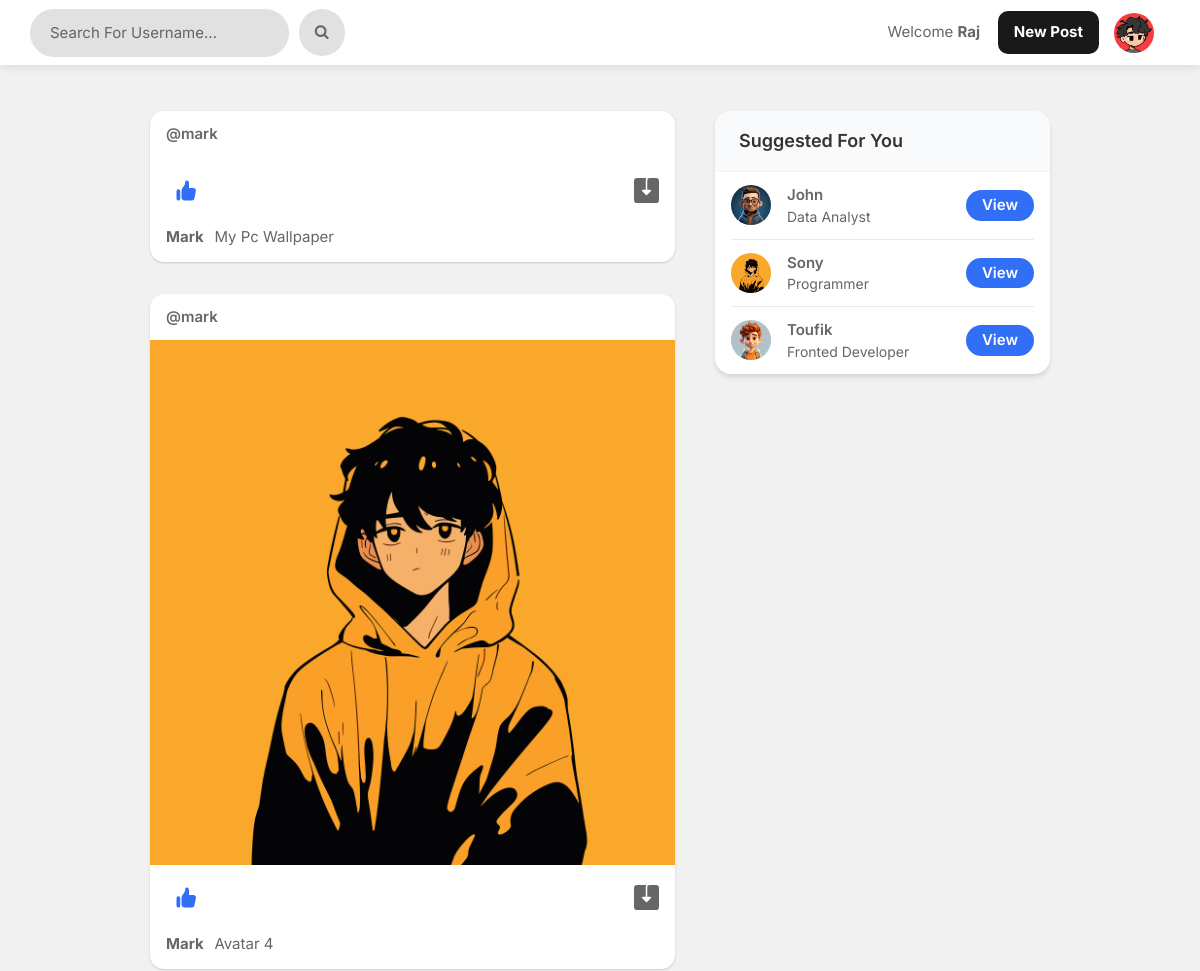
/ (signed in, upper part), run on an earlier commit of the app's database.
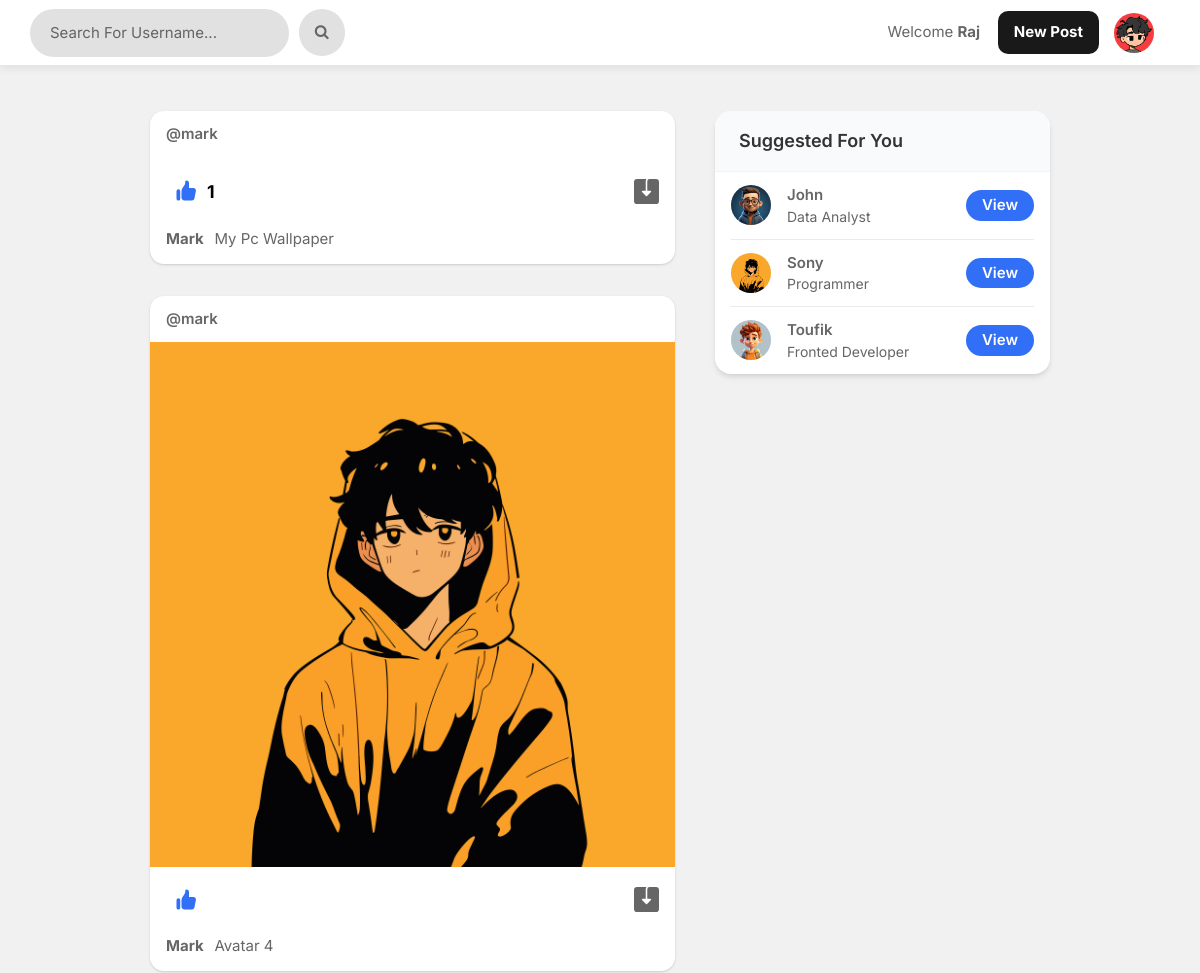
And on a later commit of the database.
### app/models.py (models this page shows, shortened)
class Profile(models.Model):
    user = models.ForeignKey(User, on_delete=models.CASCADE)
    id_user = models.IntegerField()
    bio = models.TextField(blank=True)
    profileimg = models.ImageField(upload_to='profileImages', default='blank-profile-picture.png')
    location = models.CharField(max_length=100, blank=True)

class Post(models.Model):
    id = models.UUIDField(primary_key=True, default=uuid.uuid4)
    user = models.CharField(max_length=100)
    image = models.ImageField(upload_to='postImages')
    caption = models.TextField()
    created_at = models.DateTimeField(default=datetime.now)
    no_of_likes = models.IntegerField(default=0)

### app/views.py (the view)
# urls.py: path('', views.index, name='index'),
@login_required(login_url='signin')
def index(request):
    user_object = User.objects.get(username=request.user.username)
    user_profile = Profile.objects.get(user=user_object)
    user_following_list = []
    feed = []
    user_following = FollowersCount.objects.filter(follower=request.user.username)
    for users in user_following:
        user_following_list.append(users.user)
    for usernames in user_following_list:
        feed_lists = Post.objects.filter(user=usernames)
        feed.append(feed_lists)
    feed_list = list(chain(*feed))
    all_users = User.objects.all()
    user_following_all = []
    for user in user_following:
        user_list = User.objects.get(username=user.user)
        user_following_all.append(user_list)
    new_suggestions_list = [x for x in list(all_users) if (x not in list(user_following_all))]
    current_user = User.objects.filter(username=request.user.username)
    final_suggestions_list = [x for x in list(new_suggestions_list) if ( x not in list(current_user))]
    random.shuffle(final_suggestions_list)
    username_profile = []
    username_profile_list = []
    for users in final_suggestions_list:
        username_profile.append(users.id)
    for ids in username_profile:
        profile_lists = Profile.objects.filter(id_user=ids)
        username_profile_list.append(profile_lists)
    suggestions_username_profile_list = list(chain(*username_profile_list))
    return render(request, 'index.html', {'user_profile': user_profile, 'posts':feed_list, 'suggestions_username_profile_list': suggestions_username_profile_list[:4]})

### templates/index.html (shortened to what this page needs)
{% load static %}
<!DOCTYPE html>
<html lang="en">
<head>
    <link rel="stylesheet" href="{% static 'assets/css/uikit.css' %}">
    <link rel="stylesheet" href="{% static 'assets/css/style.css' %}">
    <link rel="stylesheet" href="{% static 'assets/css/tailwind.css' %}">
    <link rel="stylesheet" href="{% static 'assets/css/index.css' %}">
    <link rel="stylesheet" href="https://cdnjs.cloudflare.com/ajax/libs/font-awesome/4.7.0/css/font-awesome.min.css">
</head>
<body>
    <header>
        <div class="header_inner">
            <form action="/search" method="POST">
                <div class="left-side">
                    <input class="shadow-none" type="text" name="username" placeholder="Search For Username...">&nbsp;
                    <button type="submit"><i class="fa fa-search fa-1x"></i></button>
                </div>
            </form>
            <div class="right-side lg:pr-4">
                <a href="#" class="user_username">
                    Welcome <b name="" class="">{{user.username}}&nbsp; &nbsp; &nbsp;</b>
                </a>
                <a href="#" class="flex font-bold inline-block items-center upload_btn">
                    New Post
                </a>
                <a href="#">
                    <img src="{{user_profile.profileimg.url}}" class="header-avatar" alt="">
                </a>
            </div>
        </div>
    </header>
    <div class="container m-auto">
        <div class="lg:flex justify-center lg:space-x-10 lg:space-y-0 space-y-5">
            <div class="space-y-5 flex-shrink-0 lg:w-7/12">
                {% for post in posts reversed %}
                <div class="bg-white shadow rounded-md  -mx-2 lg:mx-0 post_box">
                    <div class="flex justify-between items-center px-4 py-3">
                        <div class="flex flex-1 items-center space-x-4">
                            <span class="block font-semibold "><a
                                    href="/profile/{{post.user}}">@{{post.user}}</a></span>
                        </div>
                    </div>
                    <div uk-lightbox>
                        <a href="{{post.image.url}}">
                            <img src="{{post.image.url}}" alt="">
                        </a>
                    </div>
                    <div class="py-3 px-4 space-y-3">
                        <div class="flex space-x-4 lg:font-bold">
                            <a href="/like-post?post_id={{post.id}}" class="flex items-center space-x-2">
                                <div class="p-2 rounded-full text-black likes_count">
                                    {% if post.no_of_likes == 0 %}
                                    {% elif post.no_of_likes == 1 %}
                                    <p>{{post.no_of_likes}}</p>
                                    {% else %}
                                    <p>{{post.no_of_likes}}</p>
                                    {% endif %}
                                </div>
                            </a>
                            <a href="{{post.image.url}}" class="flex items-center space-x-2 flex-1 justify-end"
                                download>
                            </a>
                        </div>
                        <p>
                            <a class="user_caption"
                                href="/profile/{{post.user}}"><strong>{{post.user}}&nbsp;&nbsp;&nbsp;</strong></a>{{post.caption}}
                        </p>
                    </div>
                </div>
                {% endfor %}
            </div>
            <div class="lg:w-5/12">
                <div class="bg-white  shadow-md rounded-md overflow-hidden user_sugg">
                    <div class="bg-gray-50  border-b border-gray-100 flex items-baseline justify-between py-4 px-6 ">
                        <h2 class="font-semibold text-lg">Suggested For You</h2>
                    </div>
                    <div class="divide-gray-300 divide-gray-50 divide-opacity-50 divide-y px-4">
                        {% for suggestion in suggestions_username_profile_list %}
                        <div class="flex items-center justify-between py-3">
                            <div class="flex flex-1 items-center space-x-4">
                                <a href="/profile/{{suggestion.user}}">
                                    <img src="{{suggestion.profileimg.url}}" class="bg-gray-200 rounded-full w-10 h-10">
                                </a>
                                <div class="flex flex-col">
                                    <span class="block capitalize font-semibold">{{suggestion.user}}</span>
                                    <span class="block capitalize text-sm">{{suggestion.bio}}</span>
                                </div>
                            </div>
                            <a href="/profile/{{suggestion.user}}" class="font-semibold px-4 py-1 view_btn">
                                View
                            </a>
                        </div>
                        {% endfor %}
                    </div>
                </div>
            </div>
        </div>
    </div>
</body>
</html>

### static/assets/css/style.css (style rules this page uses)
body { background-color: #B0B3B8 !important; }
button { vertical-align: middle; }
input { height: 48px; line-height: 48px; padding: 0 20px; outline: none; font-size: 15px; color: #808080; max-width: 100%; width: 100%; -webkit-box-sizing: border-box; box-sizing: border-box; display: block; font-weight: 400; opacity: 1; border-radius: 4px; border: none; -webkit-box-shadow: 0 1px 4px 0px rgba(0, 0, 0, 0.12); box-shadow: 0 1px 4px 0px rgba(0, 0, 0, 0.12); }
input[type="text"], input[type="password"], input[type="email"], input[type="number"] { height: 48px; line-height: 48px; padding: 0 20px; outline: none; font-size: 15px; color: #808080; max-width: 100%; width: 100%; -webkit-box-sizing: border-box; box-sizing: border-box; display: block; font-weight: 400; opacity: 1; border-radius: 4px; border: none; -webkit-box-shadow: 0 1px 4px 0px rgba(0, 0, 0, 0.12); box-shadow: 0 1px 4px 0px rgba(0, 0, 0, 0.12); }
input { -webkit-transition: all 0.1s ease-in-out; transition: all 0.1s ease-in-out; }
::placeholder { color: #808080; opacity: 1; }
button { border: none; margin: 0; padding: 0; width: auto; overflow: visible; background: transparent; color: inherit; font: inherit; line-height: normal; cursor: pointer; }
a { color: #be185d; -webkit-transition: 0.3s; transition: 0.3s; outline: none !important; }
button { outline: none !important; }
img { max-width: 100%; }
body { color: #666; font-size: 15px; line-height: 27px; background-color: #f0f2f5; font-family: "Inter", sans-serif; text-transform: none; }
body p { font-size: 15px; line-height: 27px; }
h1, h2, h3, h4, h5, h6 { font-family: "Inter", sans-serif; text-transform: none; }
input[type="text"], input[type="password"], input[type="email"] { font-family: "Inter", sans-serif; text-transform: none; }
button, body .pac-container { font-family: "Inter", sans-serif; text-transform: none; }
h1, h2, h3, h4, h5, h6 { color: #333; font-weight: 500; margin: 0; padding: 0; }
h2 { font-size: 26px; }
b, strong { font-weight: 700 !important; }
@media (min-width: 1024px) { .container { max-width: 900px !important; padding-top: 45px; } }
header { background-color: #fff; left: 0; right: 0; top: 0; z-index: 99; height: 66px; display: -webkit-box; display: -ms-flexbox; display: flex; -webkit-box-align: center; -ms-flex-align: center; align-items: center; border-bottom: 1px solid #e5e7eb; }
header .header_inner { display: -webkit-box; display: -ms-flexbox; display: flex; -webkit-box-align: center; -ms-flex-align: center; align-items: center; max-width: 1090px; margin: auto; width: 100%; max-width: 100% !important; padding: 0 30px; }
header .header_inner .left-side { display: -webkit-box; display: -ms-flexbox; display: flex; -webkit-box-align: center; -ms-flex-align: center; align-items: center; }
header .header_inner .right-side { display: -webkit-box; display: -ms-flexbox; display: flex; -webkit-box-align: center; -ms-flex-align: center; align-items: center; -webkit-box-pack: end; -ms-flex-pack: end; justify-content: flex-end; margin-left: auto; }
header .header_inner .right-side .header-avatar { width: 32px; height: 32px; border-radius: 100%; margin-left: 15px; }
.shadow-none { -webkit-box-shadow: none !important; box-shadow: none !important; }

### static/assets/css/index.css (style rules this page uses)
body { background-color: #f1f1f1 !important; }
header { position: sticky; box-shadow: 0px 1px 9px rgba(0, 0, 0, 0.1); }
.left-side input { background-color: rgb(225, 225, 225); border-radius: 100px; color: rgb(0, 0, 0) !important; }
.left-side input::placeholder { color: rgb(100, 100, 100) !important; }
.left-side button { padding-top: .75rem; padding-bottom: .75rem; padding-left: 1rem; padding-right: 1rem; background-color: red; border-radius: 50px; background-color: rgb(225, 225, 225); }
.user_username { text-transform: capitalize; }
.upload_btn { padding-top: .625rem; padding-bottom: .625rem; padding-right: 1rem; padding-left: 1rem; background-color: rgb(25, 25, 25); color: white !important; border-radius: .625rem; transition: .3s; }
.header-avatar { width: 2.5rem !important; height: 2.5rem !important; }
.likes_count { display: flex; }
.likes_count p { font-size: 1.1rem; margin-left: .5rem; }
.like_logo { color: #316FF6; }
.user_sugg { border-radius: 1rem; }
.post_box { border-radius: .875rem; margin-bottom: 2rem !important; }
.user_caption { text-transform: capitalize; }
.view_btn { background-color: #316FF6; border-radius: 3rem; color: white; transition: .3s; }

What changed in the data, as far as the page shows it:
changed Post "My Pc Wallpaper": no_of_likes (not shown) → "1"
